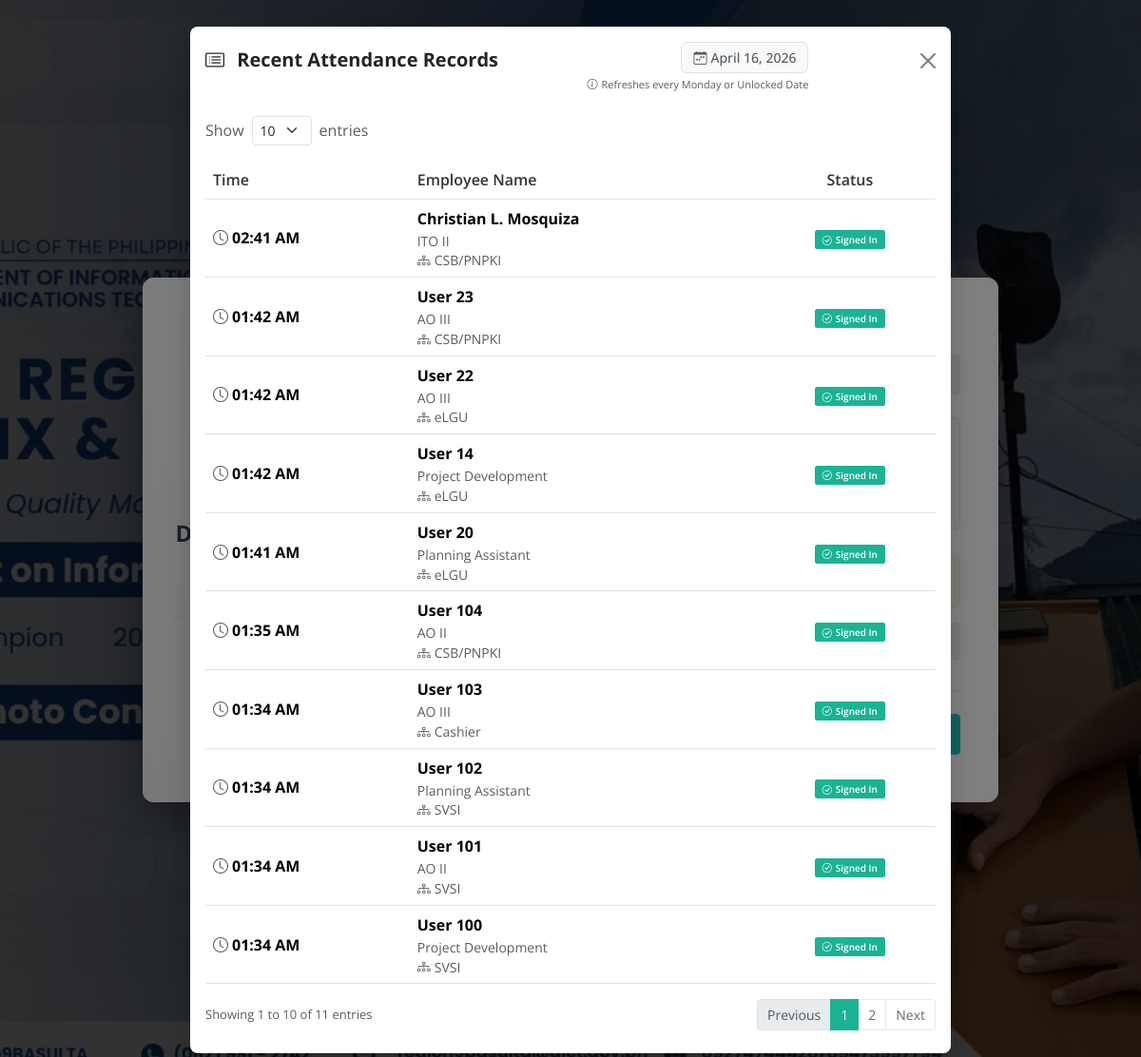
/?limit=10&page=0, run on the app's committed database.
### tables this page shows
CREATE TABLE `attendance_record` (
  `attendance_id` int(11) NOT NULL,
  `emp_id` int(11) NOT NULL,
  `designation` varchar(150) DEFAULT NULL,
  `with_id` enum('Yes','No') DEFAULT 'No',
  `is_asean` enum('Yes','No') DEFAULT 'No',
  `status` enum('On Time','Late') DEFAULT 'On Time',
  `photo_path` varchar(255) DEFAULT NULL,
  `is_compliant` tinyint(1) DEFAULT 0,
  `time_recorded` timestamp NOT NULL DEFAULT current_timestamp()
);

CREATE TABLE `employees` (
  `emp_id` int(11) NOT NULL,
  `emp_email` varchar(150) DEFAULT NULL,
  `full` varchar(255) DEFAULT NULL,
  `department` varchar(50) DEFAULT NULL,
  `area_of_assignment` varchar(150) DEFAULT NULL,
  `designation` varchar(150) DEFAULT NULL,
  `unit` varchar(100) DEFAULT NULL,
  `age` int(11) DEFAULT NULL,
  `gender` varchar(20) DEFAULT NULL,
  `status` varchar(50) DEFAULT NULL
);

### index.php (the view, shortened to what this page needs)
<?php
include 'connect.php';
try {
    $pdo->exec("CREATE TABLE IF NOT EXISTS unlocked_dates (
        id INT AUTO_INCREMENT PRIMARY KEY,
        target_date DATE UNIQUE
    )");
} catch (PDOException $e) {
}
$current_date = date('Y-m-d');
$is_monday = (date('l') === 'Monday');
$is_unlocked = false;
try {
    $stmt = $pdo->prepare("SELECT COUNT(*) FROM unlocked_dates WHERE target_date = ?");
    $stmt->execute([$current_date]);
    $is_unlocked = ($stmt->fetchColumn() > 0);
} catch (PDOException $e) {
    $is_unlocked = false;
}
$can_sign_in = $is_monday || $is_unlocked;
?>
<!DOCTYPE html>
<html lang="en">
<head>
    <link href="https://cdn.jsdelivr.net/npm/bootstrap@5.3.2/dist/css/bootstrap.min.css" rel="stylesheet">
    <link href="https://cdn.jsdelivr.net/npm/bootstrap-icons/font/bootstrap-icons.css" rel="stylesheet">
    <link href="https://cdn.jsdelivr.net/npm/select2@4.1.0-rc.0/dist/css/select2.min.css" rel="stylesheet" />
</head>
<body>
<div class="landscape-kiosk mx-auto row g-0">
    <div class="col-md-5 brand-side">
        <div class="logo-container">
        </div>
        <h3>DICT Monday Flag Raising</h3>
        <p>Attendance Checker</p>
        <div class="clock-panel">
            <div id="live-clock">00:00:00 AM</div>
            <div id="live-date">Loading Date...</div>
        </div>
    </div>
    <div class="col-md-7 form-side">
        <form id="attendance-form" method="POST" action="index.php">
            <div class="mb-4">
                <label class="form-label text-muted fw-bold small mb-2 text-uppercase letter-spacing-1">Select Employee</label>
            </div>
            <div class="mb-4 bg-light rounded p-3 border">
                <div class="toggle-row pt-0">
                    <label class="form-check-label" for="with_id">
                    </label>
                    <div class="form-check form-switch m-0 p-0">
                    </div>
                </div>
                <div class="toggle-row pb-0">
                    <label class="form-check-label" for="is_asean">
                    </label>
                    <div class="form-check form-switch m-0 p-0">
                    </div>
                </div>
            </div>
            <?php if ($can_sign_in): ?>
                <button type="button" onclick="confirmSignIn()" class="btn btn-primary w-100 d-block py-2 mb-4">
                    <i class="bi bi-box-arrow-in-right me-1"></i> Submit Attendance
                </button>
            <?php else: ?>
                <div class="alert alert-warning text-center p-2 mb-3" style="font-size: 13px; background-color: #fcf8e3; border-color: #faebcc; color: #8a6d3b;">
                </div>
                <button type="button" class="btn w-100 d-block py-2 mb-4" disabled style="background-color: #e5e6e7; border-color: #e5e6e7; color: #888; cursor: not-allowed;">
                </button>
            <?php endif; ?>
        </form>
        <div class="row g-2 mt-2">
            <div class="col-6">
                <a href="login.php" class="btn btn-white w-100 h-100 d-flex align-items-center justify-content-center">
                </a>
            </div>
            <div class="col-6">
                <button type="button" class="btn btn-info-custom w-100 h-100 d-flex align-items-center justify-content-center" data-bs-toggle="modal" data-bs-target="#tableRecordsModal">
                </button>
            </div>
        </div>
    </div>
</div>
<?php include 'recent_records.php'; ?>
</body>
</html>

### recent_records.php (shortened to what this page needs)
<?php
$dt = new DateTime();
$today = new DateTime();
$today->setTime(0, 0, 0);
if ($dt->format('N') != 1) {
    $dt->modify('last monday');
}
$dt->setTime(0, 0, 0);
$startDate = clone $dt;
try {
    $stmt = $pdo->prepare("SELECT MAX(target_date) FROM unlocked_dates WHERE target_date <= :today");
    $stmt->execute(['today' => $today->format('Y-m-d')]);
    $recentUnlockedDate = $stmt->fetchColumn();
    if ($recentUnlockedDate) {
        $unlockedDt = new DateTime($recentUnlockedDate);
        $unlockedDt->setTime(0, 0, 0);
        if ($unlockedDt > $startDate) {
            $startDate = clone $unlockedDt;
        }
    }
} catch (PDOException $e) {
}
$startOfWeek = $startDate->format('Y-m-d H:i:s');
$displayMondayDate = $startDate->format('F d, Y');
$limit = isset($_GET['limit']) && in_array((int)$_GET['limit'], [10, 25, 50]) ? (int)$_GET['limit'] : 10;
$page = isset($_GET['page']) && is_numeric($_GET['page']) && (int)$_GET['page'] > 0 ? (int)$_GET['page'] : 1;
$offset = ($page - 1) * $limit;
$countSql = "SELECT COUNT(*) FROM attendance_record a
             JOIN employees e ON a.emp_id = e.emp_id
             WHERE a.time_recorded >= :startOfWeek";
$countStmt = $pdo->prepare($countSql);
$countStmt->execute(['startOfWeek' => $startOfWeek]);
$totalRecords = $countStmt->fetchColumn();
$totalPages = ceil($totalRecords / $limit);
$tableSql = "SELECT a.designation, a.with_id, a.is_asean, a.status, a.is_compliant, a.time_recorded, a.photo_path,
               e.full, e.area_of_assignment, e.department, e.unit
        FROM attendance_record a
        JOIN employees e ON a.emp_id = e.emp_id
        WHERE a.time_recorded >= :startOfWeek
        ORDER BY a.time_recorded DESC
        LIMIT " . (int)$limit . " OFFSET " . (int)$offset;
$tableStmt = $pdo->prepare($tableSql);
$tableStmt->execute(['startOfWeek' => $startOfWeek]);
$attendance_records = $tableStmt->fetchAll(PDO::FETCH_ASSOC);
?>
<div class="modal fade" id="tableRecordsModal" tabindex="-1" aria-labelledby="tableRecordsModalLabel" aria-hidden="true">
    <div class="modal-dialog modal-lg modal-dialog-centered modal-dialog-scrollable">
        <div class="modal-content table-modal-content">
            <div class="modal-header border-bottom-0 pb-0 align-items-start pt-3">
                <h5 class="modal-title text-dark fw-bold mt-1" id="tableRecordsModalLabel"><i class="bi bi-card-list me-2 text-inspinia"></i> Recent Attendance Records</h5>
                <div class="ms-auto me-3 d-flex flex-column align-items-end">
                    <span class="text-muted small fw-medium" style="background: #f8f9fa; padding: 5px 12px; border-radius: 6px; border: 1px solid #dee2e6;">
                        <i class="bi bi-calendar-week me-1"></i><?php echo htmlspecialchars($displayMondayDate); ?>
                    </span>
                    <small class="text-muted mt-1" style="font-size: 11px;">
                        <i class="bi bi-info-circle me-1"></i>Refreshes every Monday or Unlocked Date
                    </small>
                </div>
                <button type="button" class="btn-close mt-1" data-bs-dismiss="modal" aria-label="Close"></button>
            </div>
            <div class="modal-body pb-4">
                <div class="row mb-3 mt-2 align-items-center">
                    <div class="col-sm-12">
                        <form method="GET" action="index.php" class="d-inline-flex align-items-center" id="entriesForm" onsubmit="return false;">
                            <label class="mb-0 me-2 text-muted fw-normal">Show</label>
                            <select name="limit" class="form-select form-select-sm w-auto d-inline-block shadow-none">
                                <option value="10" <?php echo $limit == 10 ? 'selected' : ''; ?>>10</option>
                            </select>
                            <label class="mb-0 ms-2 text-muted fw-normal">entries</label>
                        </form>
                    </div>
                </div>
                <div class="table-responsive">
                    <table class="table table-hover align-middle mb-0">
                        <thead>
                            <tr>
                                <th>Time</th>
                                <th>Employee Name</th>
                                <th class="text-center">Status</th>
                            </tr>
                        </thead>
                        <tbody>
                            <?php if (count($attendance_records) > 0): ?>
                                <?php foreach ($attendance_records as $record): ?>
                                    <tr>
                                        <td>
                                            <strong><i class="bi bi-clock me-1 text-muted"></i><?php echo date('h:i A', strtotime($record['time_recorded'])); ?></strong>
                                        </td>
                                        <td>
                                            <strong><?php echo htmlspecialchars($record['full'] ?? 'N/A'); ?></strong><br>
                                            <small class="text-muted d-block mt-1" style="line-height: 1.2;">
                                                <?php echo htmlspecialchars($record['designation'] ?? 'N/A'); ?>
                                            </small>
                                            <small class="text-muted d-block mt-1" style="line-height: 1.2;">
                                                <i class="bi bi-diagram-3 me-1"></i><?php echo htmlspecialchars(!empty($record['unit']) ? $record['unit'] : (!empty($record['department']) ? $record['department'] : 'N/A')); ?>
                                            </small>
                                        </td>
                                        <td class="text-center">
                                            <?php if (isset($record['status']) && $record['status'] === 'Late'): ?>
                                                <span class="label label-danger"><i class="bi bi-exclamation-circle me-1"></i>Late</span>
                                            <?php else: ?>
                                                <span class="label label-primary"><i class="bi bi-check-circle me-1"></i>Signed In</span>
                                            <?php endif; ?>
                                        </td>
                                    </tr>
                                <?php endforeach; ?>
                            <?php endif; ?>
                        </tbody>
                    </table>
                </div>
                <div class="row mt-3 align-items-center">
                    <div class="col-sm-12 col-md-5">
                        <?php
                            $startEntry = ($totalRecords > 0) ? $offset + 1 : 0;
                            $endEntry = min($offset + $limit, $totalRecords);
                        ?>
                        <div class="text-muted" style="font-size: 13px;">
                            Showing <?php echo $startEntry; ?> to <?php echo $endEntry; ?> of <?php echo $totalRecords; ?> entries
                        </div>
                    </div>
                    <div class="col-sm-12 col-md-7 d-flex justify-content-md-end justify-content-center mt-3 mt-md-0">
                        <?php if ($totalPages > 1): ?>
                            <ul class="pagination pagination-sm mb-0 list-unstyled d-flex">
                                <li class="page-item <?php echo $page <= 1 ? 'disabled' : ''; ?>">
                                    <a class="page-link" href="?limit=<?php echo $limit; ?>&page=<?php echo $page - 1; ?>">Previous</a>
                                </li>
                                <?php
                                    $startPage = max(1, $page - 2);
                                    $endPage = min($totalPages, $page + 2);
                                    for ($i = $startPage; $i <= $endPage; $i++): ?>
                                        <li class="page-item <?php echo $page == $i ? 'active' : ''; ?>">
                                            <a class="page-link" href="?limit=<?php echo $limit; ?>&page=<?php echo $i; ?>"><?php echo $i; ?></a>
                                        </li>
                                    <?php endfor;
                                ?>
                                <li class="page-item <?php echo $page >= $totalPages ? 'disabled' : ''; ?>">
                                    <a class="page-link" href="?limit=<?php echo $limit; ?>&page=<?php echo $page + 1; ?>">Next</a>
                                </li>
                            </ul>
                        <?php endif; ?>
                    </div>
                </div>
            </div>
        </div>
    </div>
</div>

### index.php (style rules this page uses)
body { background-color: #f3f3f4; background-image: linear-gradient(rgba(0, 0, 0, 0.6), rgba(0, 0, 0, 0.6)), url('img/bg/philippine_bg.png'); background-size: cover; background-position: center; background-repeat: no-repeat; background-attachment: fixed; color: #676a6c; font-family: 'Open Sans', helvetica, arial, sans-serif; margin: 0; min-height: 100vh; display: flex; align-items: center; justify-content: center; padding: 20px; }
.landscape-kiosk { background-color: rgba(255, 255, 255, 0.98); border-radius: 12px; box-shadow: 0 10px 40px rgba(0,0,0,0.4); width: 100%; max-width: 900px; overflow: hidden; }
.brand-side { background: linear-gradient(135deg, #f8f9fa 0%, #e9ecef 100%); padding: 50px 30px; display: flex; flex-direction: column; justify-content: center; align-items: center; border-right: 1px solid #e7eaec; text-align: center; }
.brand-side h3 { font-weight: 700; margin-top: 15px; font-size: 24px; color: #2f4050; }
.brand-side p { color: #888; font-weight: 600; text-transform: uppercase; letter-spacing: 1px; font-size: 13px; }
.clock-panel { margin-top: 30px; padding-top: 30px; border-top: 1px dashed #d1dade; width: 100%; }
#live-clock { font-size: 2.2rem; font-weight: 700; color: #1ab394; line-height: 1.2; letter-spacing: -1px; }
#live-date { font-size: 0.9rem; font-weight: 600; color: #a7b1c2; text-transform: uppercase; letter-spacing: 0.5px; }
.form-side { padding: 50px 40px; background-color: #ffffff; display: flex; flex-direction: column; justify-content: center; }
.btn { border-radius: 4px; font-size: 14px; font-weight: 600; padding: 10px 15px; }
.btn-white { color: inherit; background: white; border: 1px solid #e7eaec; }
.btn-info-custom { background-color: #23c6c8; border-color: #23c6c8; color: #FFFFFF; }
.toggle-row { display: flex; justify-content: space-between; align-items: center; padding: 12px 0; border-bottom: 1px solid #f3f3f4; }
.toggle-row:last-child { border-bottom: none; }
.toggle-row label { font-weight: 600; color: #676a6c; margin-bottom: 0; cursor: pointer; font-size: 14px; }
.label { font-size: 10px; font-weight: 600; padding: 3px 8px; border-radius: 0.25em; }
.label-primary { background-color: #1ab394; color: #FFFFFF; }
.table > thead > tr > th { border-bottom: 1px solid #e7eaec; font-weight: 600; color: #333; }
.table > tbody > tr > td { border-top: 1px solid #e7eaec; vertical-align: middle; }
.pagination > li > a, .pagination > li > span { color: #676a6c; border: 1px solid #e7eaec; margin-left: -1px; padding: 5px 10px; text-decoration: none; }
.pagination > li.active > a, .pagination > li.active > span { background-color: #1ab394; border-color: #1ab394; color: #fff; }
.table-modal-content { border-top: 4px solid #1ab394; border-radius: 8px; border: none; box-shadow: 0 10px 30px rgba(0,0,0,0.2); }

### data on the page
attendance_record: time_recorded "02:41 AM", emp.full "Christian L. Mosquiza", designation "ITO II", emp.unit "CSB/PNPKI", status "On Time" (drawn)
attendance_record: time_recorded "01:42 AM", emp.full "User 23", designation "AO III", emp.unit "CSB/PNPKI", status "On Time" (drawn)
attendance_record: time_recorded "01:42 AM", emp.full "User 22", designation "AO III", emp.unit "eLGU", status "On Time" (drawn)
attendance_record: time_recorded "01:42 AM", emp.full "User 14", designation "Project Development", emp.unit "eLGU", status "On Time" (drawn)
attendance_record: time_recorded "01:41 AM", emp.full "User 20", designation "Planning Assistant", emp.unit "eLGU", status "On Time" (drawn)
attendance_record: time_recorded "01:35 AM", emp.full "User 104", designation "AO II", emp.unit "CSB/PNPKI", status "On Time" (drawn)
attendance_record: time_recorded "01:34 AM", emp.full "User 103", designation "AO III", emp.unit "Cashier", status "On Time" (drawn)
attendance_record: time_recorded "01:34 AM", emp.full "User 102", designation "Planning Assistant", emp.unit "SVSI", status "On Time" (drawn)
attendance_record: time_recorded "01:34 AM", emp.full "User 101", designation "AO II", emp.unit "SVSI", status "On Time" (drawn)
attendance_record: time_recorded "01:34 AM", emp.full "User 100", designation "Project Development", emp.unit "SVSI", status "On Time" (drawn)

### other printed values
$displayMondayDate "April 16, 2026"
$startEntry "1"
$endEntry "10"
$totalRecords "11"
